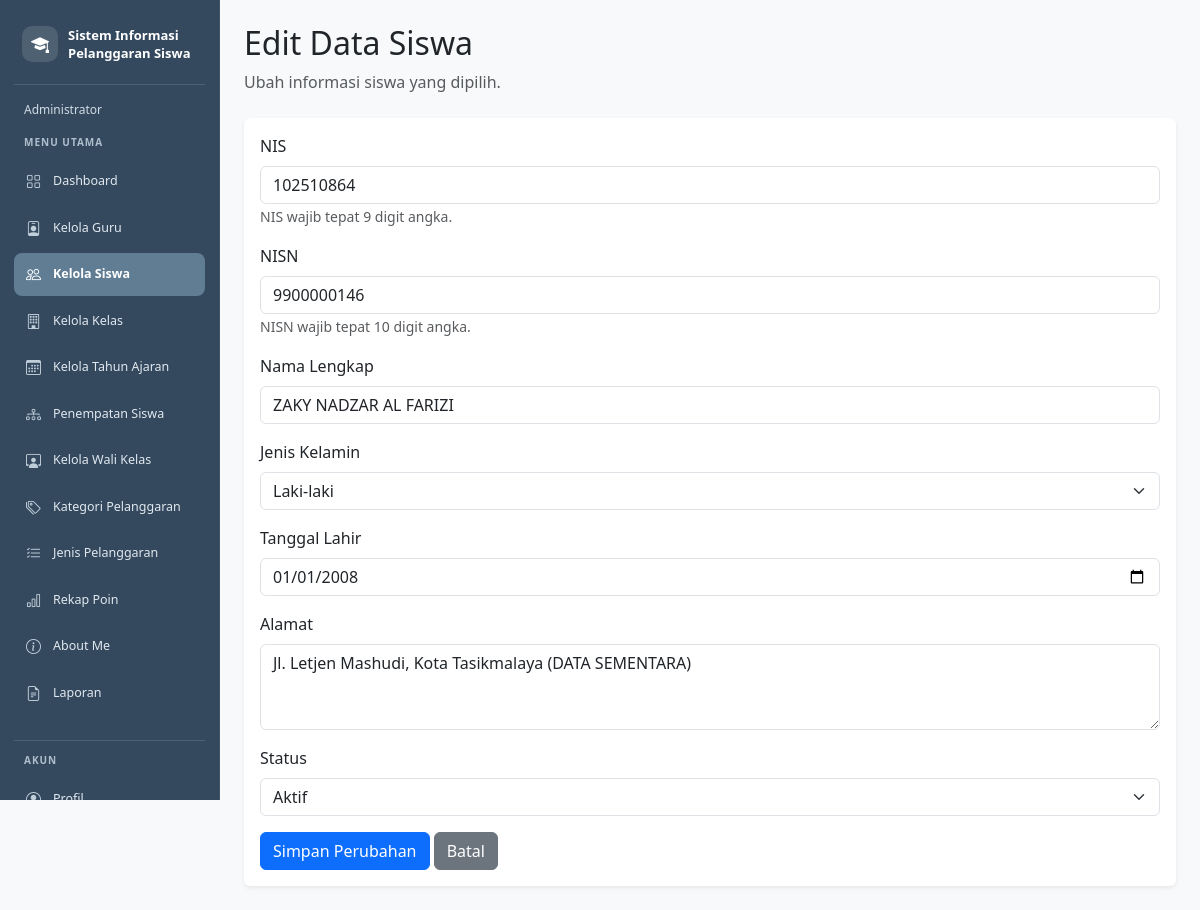
/edit_siswa.php?id=276 (signed in), run on the app's committed database.
### tables this page shows
CREATE TABLE `t_siswa` (
  `id` int(11) NOT NULL,
  `nis` varchar(30) NOT NULL,
  `nisn` varchar(20) NOT NULL,
  `nama` varchar(150) NOT NULL,
  `jenis_kelamin` char(1) NOT NULL,
  `tanggal_lahir` date NOT NULL,
  `alamat` text NOT NULL,
  `status_aktif` tinyint(1) NOT NULL,
  `created_at` timestamp NOT NULL DEFAULT current_timestamp(),
  `updated_at` timestamp NOT NULL DEFAULT current_timestamp()
);

### edit_siswa.php (the view, shortened to what this page needs)
<?php
include "config/koneksi.php";
$id = filter_input(INPUT_GET, 'id', FILTER_VALIDATE_INT);
$stmt = mysqli_prepare(
    $koneksi,
    "SELECT nis, nisn, nama, jenis_kelamin, tanggal_lahir,
            alamat, status_aktif
     FROM t_siswa
     WHERE id = ?"
);
mysqli_stmt_bind_param($stmt, "i", $id);
mysqli_stmt_execute($stmt);
$result = mysqli_stmt_get_result($stmt);
$siswa = mysqli_fetch_assoc($result);
$nis = $siswa['nis'];
$nisn = $siswa['nisn'];
$nama = $siswa['nama'];
$jenis_kelamin = $siswa['jenis_kelamin'];
$tanggal_lahir = $siswa['tanggal_lahir'];
$alamat = $siswa['alamat'];
$status_aktif = (string) $siswa['status_aktif'];
?>
<!DOCTYPE html>
<html lang="id">
<head>
    <link href="https://cdn.jsdelivr.net/npm/bootstrap@5.3.8/dist/css/bootstrap.min.css"
          rel="stylesheet">
</head>
<body>
<?php include "includes/sidebar.php"; ?>
<main class="konten-utama">
    <h2>Edit Data Siswa</h2>
    <p class="text-muted mb-4">
        Ubah informasi siswa yang dipilih.
    </p>
    <div class="card shadow-sm border-0">
        <div class="card-body">
            <form method="POST">
                <div class="mb-3">
                    <label class="form-label">NIS</label>
                    <input
                        type="text"
                        name="nis"
                        class="form-control"
                        minlength="9"
                        maxlength="9"
                        pattern="[0-9]{9}"
                        inputmode="numeric"
                        title="NIS harus tepat 9 digit angka."
                        placeholder="Masukkan 9 digit NIS"
                        required
                        value="<?= htmlspecialchars($nis, ENT_QUOTES, 'UTF-8'); ?>"
                    >
                    <small class="text-muted">
                        NIS wajib tepat 9 digit angka.
                    </small>
                </div>
                <div class="mb-3">
                    <label class="form-label">NISN</label>
                    <input
                        type="text"
                        name="nisn"
                        class="form-control"
                        minlength="10"
                        maxlength="10"
                        pattern="[0-9]{10}"
                        inputmode="numeric"
                        title="NISN harus tepat 10 digit angka."
                        placeholder="Masukkan 10 digit NISN"
                        required
                        value="<?= htmlspecialchars($nisn, ENT_QUOTES, 'UTF-8'); ?>"
                    >
                    <small class="text-muted">
                        NISN wajib tepat 10 digit angka.
                    </small>
                </div>
                <div class="mb-3">
                    <label class="form-label">Nama Lengkap</label>
                    <input
                        type="text"
                        name="nama"
                        class="form-control"
                        maxlength="150"
                        required
                        value="<?= htmlspecialchars($nama, ENT_QUOTES, 'UTF-8'); ?>"
                    >
                </div>
                <div class="mb-3">
                    <label class="form-label">Jenis Kelamin</label>
                    <select name="jenis_kelamin" class="form-select" required>
                        <option value="L" <?= $jenis_kelamin == 'L' ? 'selected' : ''; ?>>
                            Laki-laki
                        </option>
                    </select>
                </div>
                <div class="mb-3">
                    <label class="form-label">Tanggal Lahir</label>
                    <input
                        type="date"
                        name="tanggal_lahir"
                        class="form-control"
                        required
                        value="<?= htmlspecialchars($tanggal_lahir, ENT_QUOTES, 'UTF-8'); ?>"
                    >
                </div>
                <div class="mb-3">
                    <label class="form-label">Alamat</label>
                    <textarea
                        name="alamat"
                        class="form-control"
                        rows="3"
                        required
                    ><?= htmlspecialchars($alamat, ENT_QUOTES, 'UTF-8'); ?></textarea>
                </div>
                <div class="mb-3">
                    <label class="form-label">Status</label>
                    <select name="status_aktif" class="form-select" required>
                        <option value="1" <?= $status_aktif === '1' ? 'selected' : ''; ?>>
                            Aktif
                        </option>
                    </select>
                </div>
                <button type="submit" class="btn btn-primary">
                    Simpan Perubahan
                </button>
                <a href="siswa.php" class="btn btn-secondary">
                    Batal
                </a>
            </form>
        </div>
    </div>
</main>
</body>
</html>

### edit_siswa.php (style rules this page uses)
body { margin: 0; background-color: #f8f9fa; }
.konten-utama { margin-left: 220px; width: calc(100% - 220px); min-height: 100vh; padding: 24px; box-sizing: border-box; }

### data on the page
t_siswa: nis "102510864", nisn "9900000146", nama "ZAKY NADZAR AL FARIZI", jenis_kelamin "Laki-laki", tanggal_lahir "01/01/2008", alamat "Jl. Letjen Mashudi, Kota Tasikmalaya (DATA SEMENTARA)", status_aktif "Aktif"

### other printed values
$labelRole "Administrator"
$menu[0] "Dashboard"
$menu[0] "Kelola Guru"
$menu[0] "Kelola Siswa"
$menu[0] "Kelola Kelas"
$menu[0] "Kelola Tahun Ajaran"
$menu[0] "Penempatan Siswa"
$menu[0] "Kelola Wali Kelas"
$menu[0] "Kategori Pelanggaran"
$menu[0] "Jenis Pelanggaran"
$menu[0] "Rekap Poin"
$menu[0] "About Me"
$menu[0] "Laporan"
